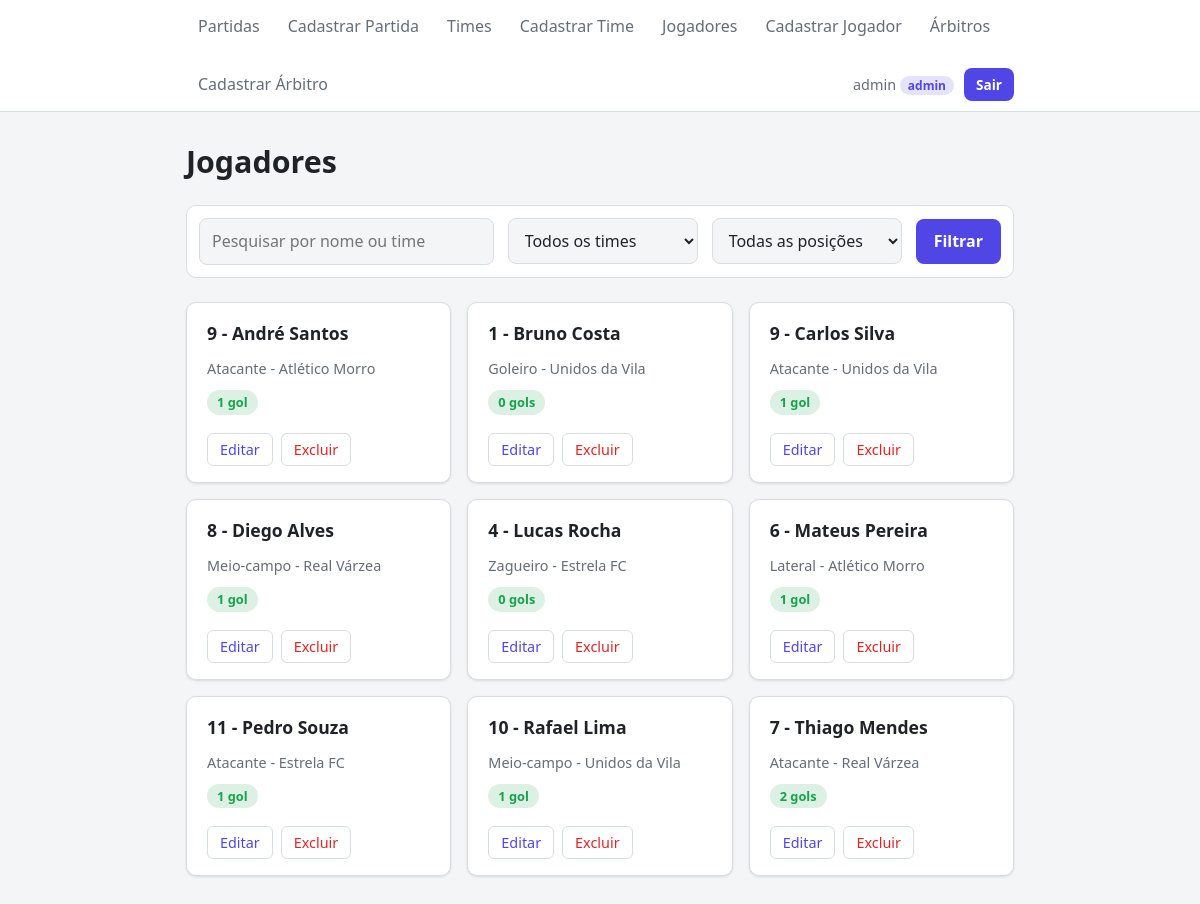
The page /jogadores/ (signed in) on the database its author committed.
### campeonato/models.py (models this page shows, shortened)
class Jogador(models.Model):
    POSICOES = [
        ("goleiro", "Goleiro"),
        ("zagueiro", "Zagueiro"),
        ("lateral", "Lateral"),
        ("meio", "Meio-campo"),
        ("atacante", "Atacante"),
    ] # o primeiro valor é salvo no banco e o segundo é o que aparece na tela
    nome = models.CharField(max_length=100, verbose_name="Nome")
    posicao = models.CharField(max_length=20, choices=POSICOES, verbose_name="Posição")
    numeroCamisa = models.PositiveIntegerField(verbose_name="Número da camisa")
    time = models.ForeignKey(Time,
    on_delete=models.CASCADE,
    related_name="jogadores",
    verbose_name="Time",) # com o related_name podemos usar time.jogadores.all()
    def totalGols(self):
        return self.gols.count()

class Time(models.Model):
    nome = models.CharField(max_length=100, unique=True, verbose_name="Nome") # unique=True impede dois times com o mesmo nome
    bairro = models.CharField(max_length=100, verbose_name="Bairro")
    def __str__(self):
        return self.nome

### campeonato/views.py (the view)
# urls.py: path("jogadores/", JogadorListView.as_view(), name="listaJogadores"),
class JogadorListView(LoginRequiredMixin, ListView):
    model = Jogador
    template_name = "campeonato/jogador_lista.html"
    context_object_name = "jogadores"
    extra_context = {"tituloPagina": "Jogadores", "h1": "Jogadores"}
    def get_queryset(self):
        jogadores = Jogador.objects.select_related("time").order_by("nome")
        busca = self.request.GET.get("busca", "")
        time = self.request.GET.get("time", "")
        posicao = self.request.GET.get("posicao", "")
        if busca:
            jogadores = jogadores.filter(Q(nome__icontains=busca) | Q(time__nome__icontains=busca))
        if time:
            jogadores = jogadores.filter(time_id=time)
        if posicao:
            jogadores = jogadores.filter(posicao=posicao)
        return jogadores
    def get_context_data(self, **kwargs):
        contexto = super().get_context_data(**kwargs)
        contexto["busca"] = self.request.GET.get("busca", "")
        contexto["filtroTime"] = self.request.GET.get("time", "")
        contexto["filtroPosicao"] = self.request.GET.get("posicao", "")
        contexto["filtrando"] = any([contexto["busca"], contexto["filtroTime"], contexto["filtroPosicao"]])
        contexto["times"] = Time.objects.order_by("nome")
        contexto["posicoes"] = Jogador.POSICOES
        return contexto

### campeonato/templates/campeonato/jogador_lista.html (shortened to what this page needs)
{% extends "campeonato/base.html" %}
{% block conteudo %}
    <form method="get" class="form-busca">
        <input type="text" name="busca" value="{{ busca }}" placeholder="Pesquisar por nome ou time">
        <select name="time">
            <option value="">Todos os times</option>
        </select>
        <select name="posicao">
            <option value="">Todas as posições</option>
        </select>
        <button type="submit">Filtrar</button>
    </form>
    <div class="lista-cards">
        {% for jogador in jogadores %}
            <div class="card">
                <h2>{{ jogador.numeroCamisa }} - {{ jogador.nome }}</h2>
                <p class="categoria">{{ jogador.get_posicao_display }} - {{ jogador.time }}</p>
                <span class="status status-concluida">
                    {{ jogador.totalGols }} gol{{ jogador.totalGols|pluralize }}
                </span>
                {% if user.is_staff %}
                    <div class="acoes">
                        <a href="{% url 'editarJogador' jogador.pk %}">Editar</a>
                        <a href="{% url 'excluirJogador' jogador.pk %}">Excluir</a>
                    </div>
                {% endif %}
            </div>
        {% empty %}
            {% if filtrando %}
                <p class="vazio">Nenhum jogador encontrado com esses filtros.</p>
            {% else %}
                <p class="vazio">Nenhum jogador cadastrado.</p>
            {% endif %}
        {% endfor %}
    </div>
{% endblock %}

### campeonato/templates/campeonato/base.html (shortened to what this page needs)
{% load static %}
<!DOCTYPE html>
<html lang="pt-BR">
<head>
    <link rel="stylesheet" href="{% static 'campeonato/css/style.css' %}">
</head>
<body>
    <header>
        <nav>
            <ul>
                {% if user.is_authenticated %}
                    <li><a href="{% url 'listaPartidas' %}">Partidas</a></li>
                    {% if user.is_staff %}<li><a href="{% url 'cadastrarPartida' %}">Cadastrar Partida</a></li>{% endif %}
                    <li><a href="{% url 'listaTimes' %}">Times</a></li>
                    {% if user.is_staff %}<li><a href="{% url 'cadastrarTime' %}">Cadastrar Time</a></li>{% endif %}
                    <li><a href="{% url 'listaJogadores' %}">Jogadores</a></li>
                    {% if user.is_staff %}<li><a href="{% url 'cadastrarJogador' %}">Cadastrar Jogador</a></li>{% endif %}
                    <li><a href="{% url 'listaArbitros' %}">Árbitros</a></li>
                    {% if user.is_staff %}<li><a href="{% url 'cadastrarArbitro' %}">Cadastrar Árbitro</a></li>{% endif %}
                    <li class="usuario">
                        <span>{{ user.username }} <span class="nivel">{% if user.is_staff %}admin{% else %}user{% endif %}</span></span>
                        <form method="post" action="{% url 'logout' %}" class="form-sair">
                            <button type="submit">Sair</button>
                        </form>
                    </li>
                {% else %}
                    <li><a href="{% url 'login' %}">Entrar</a></li>
                    <li><a href="{% url 'cadastroUsuario' %}">Criar conta</a></li>
                {% endif %}
            </ul>
        </nav>
    </header>
    <main>
        <h1>{% block h1 %}{{h1}}{% endblock %}</h1>
        {% block conteudo %}{% endblock %}
    </main>
</body>
</html>

### campeonato/static/campeonato/css/style.css (style rules this page uses)
:root { --fundo: #f4f5f7; --superficie: #ffffff; --texto: #1f2328; --texto-suave: #656d76; --borda: #d8dee4; --primaria: #4f46e5; --primaria-hover: #4338ca; --perigo: #dc2626; --perigo-hover: #b91c1c; --sucesso: #16a34a; --raio: 10px; --sombra: 0 1px 3px rgba(0, 0, 0, 0.08), 0 1px 2px rgba(0, 0, 0, 0.04); }
*, *::before, *::after { box-sizing: border-box; }
body { margin: 0; font-family: system-ui, -apple-system, "Segoe UI", Roboto, sans-serif; font-size: 16px; line-height: 1.6; color: var(--texto); background: var(--fundo); }
a { color: var(--primaria); text-decoration: none; }
header { background: var(--superficie); border-bottom: 1px solid var(--borda); position: sticky; top: 0; z-index: 10; }
nav ul { list-style: none; margin: 0 auto; padding: 0 16px; max-width: 860px; display: flex; flex-wrap: wrap; gap: 4px; }
nav a { display: block; padding: 14px 12px; color: var(--texto-suave); font-weight: 500; }
main { max-width: 860px; margin: 0 auto; padding: 32px 16px 64px; }
h1 { font-size: 1.9rem; margin: 0 0 24px; line-height: 1.2; }
h2 { font-size: 1.2rem; margin: 32px 0 12px; }
.card, article { background: var(--superficie); border: 1px solid var(--borda); border-radius: var(--raio); box-shadow: var(--sombra); padding: 16px 20px; margin-bottom: 12px; }
.card h2 { margin: 0 0 6px; font-size: 1.1rem; }
.card p, article p { margin: 4px 0; }
.lista-cards { display: grid; grid-template-columns: repeat(auto-fill, minmax(240px, 1fr)); gap: 16px; }
.lista-cards .card { margin-bottom: 0; display: flex; flex-direction: column; transition: transform 0.15s, box-shadow 0.15s; }
.lista-cards .card .acoes { margin-top: auto; padding-top: 12px; }
.categoria { color: var(--texto-suave); font-size: 0.9rem; }
.status { display: inline-block; align-self: flex-start; font-size: 0.8rem; font-weight: 600; padding: 2px 10px; border-radius: 999px; margin: 6px 0; }
.status-concluida { color: var(--sucesso); background: color-mix(in srgb, var(--sucesso) 15%, transparent); }
.acoes { display: flex; gap: 8px; margin-top: 10px; }
.acoes a { font-size: 0.9rem; padding: 4px 12px; border: 1px solid var(--borda); border-radius: 6px; }
.acoes a[href*="excluir"] { color: var(--perigo); }
form { background: var(--superficie); border: 1px solid var(--borda); border-radius: var(--raio); padding: 20px; margin: 0 0 24px; display: flex; flex-direction: column; gap: 14px; }
input[type="text"], input[type="number"], input[type="datetime-local"], input[type="email"], input[type="password"], select, textarea { width: 100%; font: inherit; color: var(--texto); background: var(--fundo); border: 1px solid var(--borda); border-radius: 8px; padding: 10px 12px; }
button, .botao { align-self: flex-start; font: inherit; font-weight: 600; color: #ffffff; background: var(--primaria); border: none; border-radius: 8px; padding: 10px 18px; cursor: pointer; transition: background 0.15s; }
.form-busca { flex-direction: row; align-items: center; padding: 12px; }
.form-busca input { flex: 1; }
.form-busca button { align-self: auto; }
.form-busca select { width: auto; flex: 0 1 190px; }
nav .usuario { margin-left: auto; display: flex; align-items: center; gap: 10px; color: var(--texto-suave); font-size: 0.9rem; }
.nivel { font-size: 0.75rem; font-weight: 600; padding: 1px 8px; border-radius: 999px; color: var(--primaria); background: color-mix(in srgb, var(--primaria) 15%, transparent); }
.form-sair { background: none; border: none; padding: 0; margin: 0; }
.form-sair button { padding: 6px 12px; font-size: 0.85rem; width: auto; }

### rows shown on the page
Jogador: numeroCamisa "9", nome "André Santos", posicao "Atacante", time "Atlético Morro", totalGols "1"
Jogador: numeroCamisa "1", nome "Bruno Costa", posicao "Goleiro", time "Unidos da Vila", totalGols "0"
Jogador: numeroCamisa "9", nome "Carlos Silva", posicao "Atacante", time "Unidos da Vila", totalGols "1"
Jogador: numeroCamisa "8", nome "Diego Alves", posicao "Meio-campo", time "Real Várzea", totalGols "1"
Jogador: numeroCamisa "4", nome "Lucas Rocha", posicao "Zagueiro", time "Estrela FC", totalGols "0"
Jogador: numeroCamisa "6", nome "Mateus Pereira", posicao "Lateral", time "Atlético Morro", totalGols "1"
Jogador: numeroCamisa "11", nome "Pedro Souza", posicao "Atacante", time "Estrela FC", totalGols "1"
Jogador: numeroCamisa "10", nome "Rafael Lima", posicao "Meio-campo", time "Unidos da Vila", totalGols "1"
Jogador: numeroCamisa "7", nome "Thiago Mendes", posicao "Atacante", time "Real Várzea", totalGols "2"

### other values the page prints
{{ user.username }} "admin"
{{ h1 }} "Jogadores"
